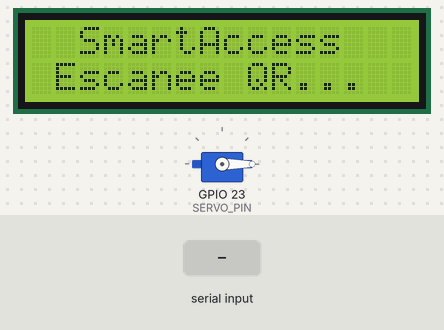
Bench run of a sketch on a simulated ESP32. Parts: 16×2 character LCD, servo. The test bench sets the inputs (shaded band). WiFi joins after 1.5 s; servers stay silent unless stated; uploads are accepted with an empty reply; what the sketch prints to the serial monitor is not drawn.

Above: at 7.1 s.
7.2 s: "permitido\n" received over the second serial link
At 8.8 s:
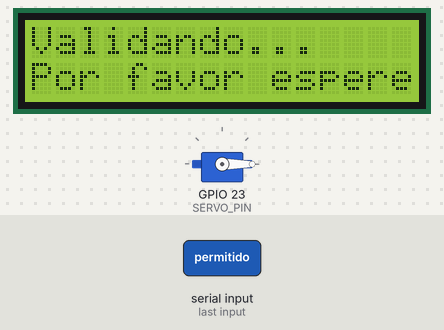
9.1 s: "ya_ingresada\n" received over the second serial link
At 9.4 s:
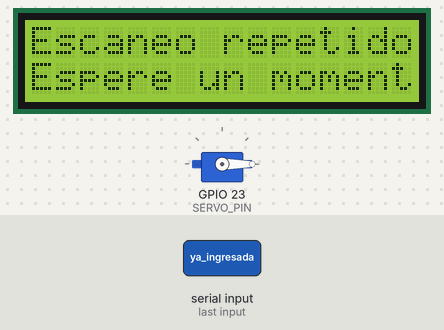
10.6 s: "1\n" received over the second serial link
At 10.83 s:
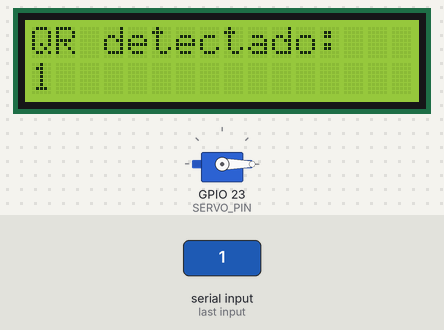
12.5 s: "0\n" received over the second serial link
At 13.1 s:
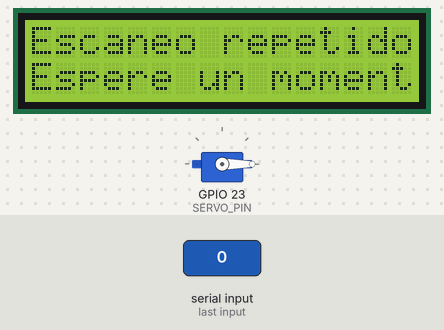
14.0 s: "ya_ingresada\n" received over the second serial link
At 14.24 s:
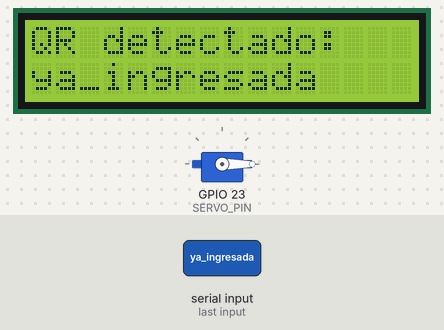
15.9 s: "2\n" received over the second serial link
At 17.0 s:
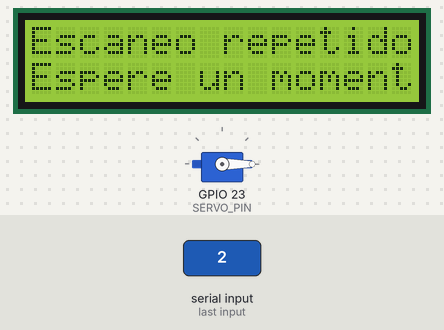
Timing chart, 0 to 18.9 s (numbered marks = the images above; inputs shaded):
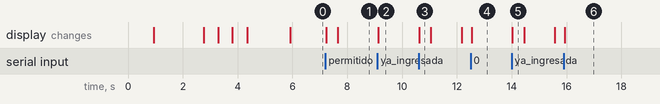

Measured:
- after the input at 7.2 s, the display: first changes at once (image 1 shows a later state)
- after the input at 9.1 s, the display: changes at once (image 2)
- after the input at 10.6 s, the display: changes at once (image 3)
- after the input at 12.5 s, the display: changes at once (image 4)
- after the input at 14.0 s, the display: changes at once (image 5)
- after the input at 15.9 s, the display: changes at once (image 6)
- what the display in image 3 shows lasts 0.4 s, from 10.6 s to 11.0 s

The sketch:

smartaccess_IOT.ino
```cpp
// ============================================================
//  SmartAccess — Firmware ESP32 FINAL
//  Hardware : ESP32 + Shield + Lector M308 + LCD I2C 16x2
//  Baudrate M308 : 115200
//  Servo no bloqueante — serial siempre activo
//  Alimentación: DC 6.5–16V por jack barrel
// ============================================================

#include <WiFi.h>
#include <HTTPClient.h>
#include <ESP32Servo.h>
#include <ArduinoJson.h>
#include <LiquidCrystal_I2C.h>

// ------------------------------------------------------------
//  CONFIGURACIÓN
// ------------------------------------------------------------
const char* WIFI_SSID          = "SmartAccess";
const char* WIFI_PASSWORD      = "12345678";
const char* DJANGO_URL         = "http://192.168.137.1:8000/api/acceso/validar/";
const char* NOMBRE_DISPOSITIVO = "ESP32-Puerta1";

// ------------------------------------------------------------
//  PINES
// ------------------------------------------------------------
#define M308_RX_PIN    16
#define M308_TX_PIN    17
#define M308_BAUD    115200
#define M308_BEEP_PIN  18
#define SERVO_PIN      23

// LCD I2C — SDA=21, SCL=22 (pines I2C por defecto del ESP32)
// Dirección I2C más común: 0x27 — si no funciona, prueba 0x3F
LiquidCrystal_I2C lcd(0x27, 16, 2);

// ------------------------------------------------------------
//  SERVO NO BLOQUEANTE
// ------------------------------------------------------------
#define SERVO_ABIERTO   90
#define SERVO_CERRADO    0
#define SERVO_TIEMPO  3000   // ms abierto

bool          servoAbierto = false;
unsigned long servoTiempo  = 0;

// ------------------------------------------------------------
//  VARIABLES
// ------------------------------------------------------------
HardwareSerial m308(2);
Servo servo;
String        bufferQR   = "";
unsigned long ultimaLect = 0;
const unsigned long DEBOUNCE_MS = 2500;

// LCD — tiempo para volver a pantalla idle
unsigned long lcdMensajeTiempo = 0;
const unsigned long LCD_MSG_MS  = 3000;
bool          lcdEnMensaje     = false;

// ------------------------------------------------------------
//  HELPERS LCD
// ------------------------------------------------------------
void lcdClear() {
  lcd.clear();
}

// Escribe dos líneas; cadena vacía = línea en blanco
void lcdPrint(String linea1, String linea2 = "") {
  lcd.clear();
  lcd.setCursor(0, 0);
  lcd.print(linea1.substring(0, 16));
  lcd.setCursor(0, 1);
  lcd.print(linea2.substring(0, 16));
}

// Mensaje temporal — vuelve a idle solo después de LCD_MSG_MS
void lcdMensajeTemporal(String linea1, String linea2 = "") {
  lcdPrint(linea1, linea2);
  lcdMensajeTiempo = millis();
  lcdEnMensaje     = true;
}

// Pantalla idle — se muestra cuando no hay actividad
void lcdIdle() {
  lcd.clear();
  lcd.setCursor(0, 0);
  lcd.print("  SmartAccess   ");
  lcd.setCursor(0, 1);
  lcd.print(" Escanee QR...  ");
}

// ------------------------------------------------------------
//  DECLARACIONES
// ------------------------------------------------------------
void conectarWiFi();
void validarConDjango(String codigo);
void abrirServo();
void beepPermitido();
void beepDenegado();
void beepYaIngresado();
void beepError();

// ============================================================
//  SETUP
// ============================================================
void setup() {
  Serial.begin(115200);

  // Iniciar LCD
  lcd.init();
  lcd.backlight();
  lcdPrint("  SmartAccess   ", " Iniciando...   ");
  Serial.println("\n=== SmartAccess ESP32 + M308 ===");

  // UART2 para el M308
  m308.begin(M308_BAUD, SERIAL_8N1, M308_RX_PIN, M308_TX_PIN);
  Serial.println("M308 iniciado en UART2 (D16/D17)");
  lcdPrint("Lector M308", "OK");
  delay(800);

  // Beep pin como entrada por defecto
  pinMode(M308_BEEP_PIN, INPUT);

  // Servo
  servo.attach(SERVO_PIN);
  servo.write(SERVO_CERRADO);
  Serial.println("Servo en posición cerrada");
  lcdPrint("Servo", "Posicion cerrada");
  delay(800);

  // WiFi
  conectarWiFi();

  // Listo
  Serial.println("Listo. Esperando lectura M308...\n");
  lcdIdle();
}

// ============================================================
//  LOOP — no bloqueante
// ============================================================
void loop() {

  // --- Cerrar servo cuando expire el tiempo ---
  if (servoAbierto && (millis() - servoTiempo >= SERVO_TIEMPO)) {
    servo.write(SERVO_CERRADO);
    servoAbierto = false;
    Serial.println("Servo cerrado");
    lcdMensajeTemporal("Puerta cerrada", "");
  }

  // --- Volver a pantalla idle tras mensaje temporal ---
  if (lcdEnMensaje && (millis() - lcdMensajeTiempo >= LCD_MSG_MS)) {
    lcdEnMensaje = false;
    lcdIdle();
  }

  // --- Reconectar WiFi si se cae ---
  if (WiFi.status() != WL_CONNECTED) {
    Serial.println("WiFi caído, reconectando...");
    lcdMensajeTemporal("WiFi caido", "Reconectando...");
    conectarWiFi();
  }

  // --- Leer M308 ---
  while (m308.available()) {
    char c = (char)m308.read();

    if (c == '\r' || c == '\n') {
      bufferQR.trim();
      if (bufferQR.length() > 0) {
        unsigned long ahora = millis();
        if (ahora - ultimaLect > DEBOUNCE_MS) {
          ultimaLect = ahora;
          Serial.println("QR leído: " + bufferQR);

          // Mostrar código truncado en LCD (máx 16 chars)
          String codigoCorto = bufferQR.substring(0, 16);
          lcdPrint("QR detectado:", codigoCorto);
          delay(400);
          lcdPrint("Validando...", "Por favor espere");

          validarConDjango(bufferQR);
        } else {
          Serial.println("(duplicado ignorado)");
          lcdMensajeTemporal("Escaneo repetido", "Espere un momento");
        }
        bufferQR = "";
      }
    } else {
      bufferQR += c;
    }
  }
}

// ============================================================
//  DJANGO
// ============================================================
void validarConDjango(String codigo) {
  Serial.println("Enviando a Django...");
  HTTPClient http;
  http.begin(DJANGO_URL);
  http.addHeader("Content-Type", "application/json");
  http.setTimeout(5000);

  StaticJsonDocument<256> body;
  body["codigo"]      = codigo;
  body["dispositivo"] = NOMBRE_DISPOSITIVO;

  String jsonStr;
  serializeJson(body, jsonStr);

  int httpCode = http.POST(jsonStr);
  Serial.println("HTTP: " + String(httpCode));

  if (httpCode == 200) {
    String respuesta = http.getString();
    Serial.println("Respuesta: " + respuesta);
    StaticJsonDocument<256> resp;
    if (!deserializeJson(resp, respuesta)) {
      String resultado = resp["acceso"].as<String>();
      String motivo = resp["motivo"].as<String>();

      if (resultado == "permitido") {
        beepPermitido();
      } else if (motivo == "ya_ingresada") {
        // Credencial ya ha ingresado, necesita salir primero
        beepYaIngresado();
      } else {
        beepDenegado();
      }
    }
  } else if (httpCode == 404) {
    Serial.println("Credencial no existe.");
    beepDenegado();
  } else {
    Serial.println("Error HTTP: " + String(httpCode));
    beepError();
  }

  http.end();
}

// ============================================================
//  ACTUADORES
// ============================================================
void abrirServo() {
  servo.write(SERVO_ABIERTO);
  servoAbierto = true;
  servoTiempo  = millis();
  Serial.println("Servo abierto");
}

void beepPermitido() {
  Serial.println("ACCESO PERMITIDO");
  lcdMensajeTemporal(" ACCESO PERMIT. ", "  Bienvenido!   ");
  abrirServo();
  pinMode(M308_BEEP_PIN, OUTPUT);
  digitalWrite(M308_BEEP_PIN, HIGH); delay(100);
  digitalWrite(M308_BEEP_PIN, LOW);
  pinMode(M308_BEEP_PIN, INPUT);
}

void beepDenegado() {
  Serial.println("ACCESO DENEGADO");
  lcdMensajeTemporal(" ACCESO DENEGADO", "  No autorizado ");
  pinMode(M308_BEEP_PIN, OUTPUT);
  for (int i = 0; i < 3; i++) {
    digitalWrite(M308_BEEP_PIN, HIGH); delay(80);
    digitalWrite(M308_BEEP_PIN, LOW);  delay(80);
  }
  pinMode(M308_BEEP_PIN, INPUT);
}

void beepYaIngresado() {
  Serial.println("YA INGRESADO - Debe salir primero");
  lcdMensajeTemporal(" YA INGRESADO ", "Salga para entrar");
  pinMode(M308_BEEP_PIN, OUTPUT);
  // Dos pitidos largos para distinguir de acceso denegado normal
  digitalWrite(M308_BEEP_PIN, HIGH); delay(150);
  digitalWrite(M308_BEEP_PIN, LOW);  delay(100);
  digitalWrite(M308_BEEP_PIN, HIGH); delay(150);
  digitalWrite(M308_BEEP_PIN, LOW);
  pinMode(M308_BEEP_PIN, INPUT);
}

void beepError() {
  Serial.println("Error de conexión");
  lcdMensajeTemporal(" ERROR DE RED   ", "Revise conexion ");
  pinMode(M308_BEEP_PIN, OUTPUT);
  digitalWrite(M308_BEEP_PIN, HIGH); delay(200);
  digitalWrite(M308_BEEP_PIN, LOW);
  pinMode(M308_BEEP_PIN, INPUT);
}

// ============================================================
//  WIFI
// ============================================================
void conectarWiFi() {
  WiFi.disconnect(true);
  WiFi.mode(WIFI_OFF);
  delay(1000);

  WiFi.mode(WIFI_STA);
  WiFi.begin(WIFI_SSID, WIFI_PASSWORD);
  Serial.print("Conectando a WiFi");
  lcdPrint("Conectando WiFi", WIFI_SSID);

  int intentos = 0;
  while (WiFi.status() != WL_CONNECTED && intentos < 25) {
    delay(500);
    Serial.print(".");
    intentos++;

    // Animación de puntos en LCD
    String puntos = "";
    for (int p = 0; p < (intentos % 4); p++) puntos += ".";
    lcd.setCursor(0, 1);
    lcd.print(String(WIFI_SSID).substring(0, 12) + "   " );
    lcd.setCursor(12, 1);
    lcd.print(puntos + "   ");
  }

  if (WiFi.status() == WL_CONNECTED) {
    String ip = WiFi.localIP().toString();
    Serial.println("\nIP: " + ip);
    lcdPrint("WiFi conectado!", ip);
    delay(1500);
    lcdIdle();
  } else {
    Serial.println("\n[ERROR] Sin WiFi.");
    lcdMensajeTemporal("ERROR: Sin WiFi", "Reintentando...");
  }
}
```
